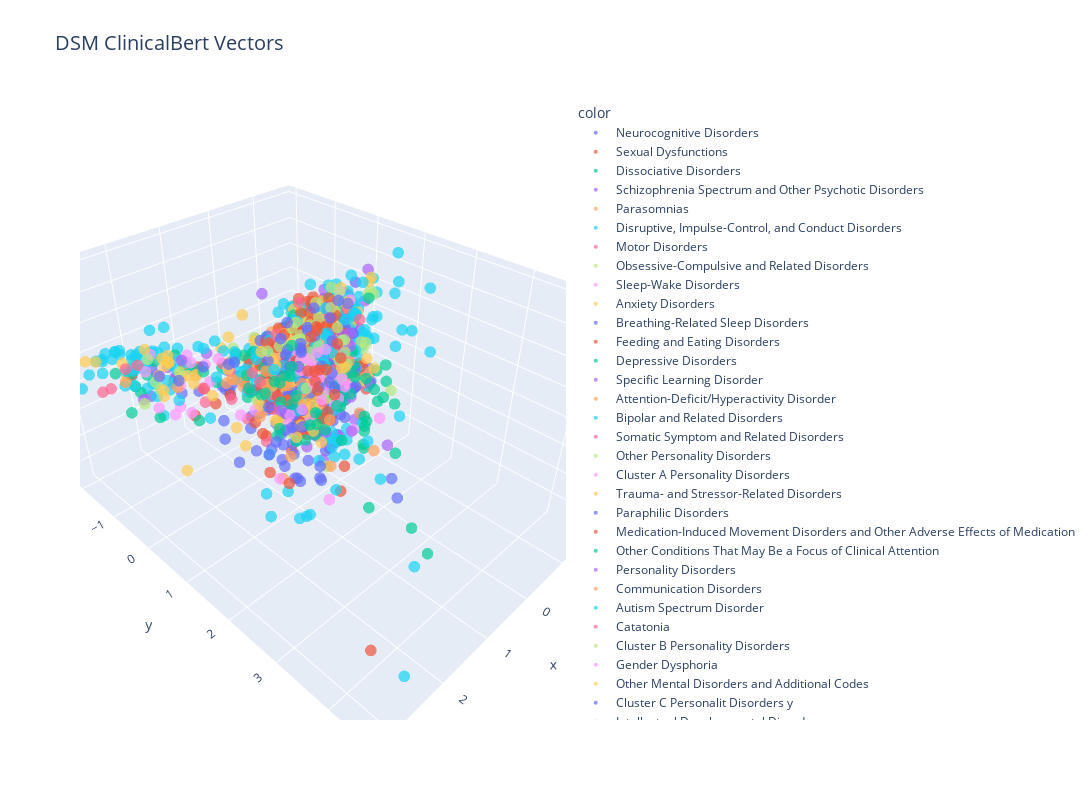

The notebook cell this image was saved under:
### Code cell
fig = px.scatter_3d(
    x=reduced_vectors[:, 0],
    y=reduced_vectors[:, 1],
    z=reduced_vectors[:, 2],
    color=titles,
    title="DSM ClinicalBert Vectors",
    size_max=3,
    opacity=0.7
)
fig.update_traces(marker=dict(size=4))
fig.update_layout(
    width=1200,   # in pixels
    height=800,   # in pixels
    title_font_size=20,
)
fig.show()

fig.write_html("graphs/pca_plot_version1.html")
fig.write_image(
    "graphs/pca_plot_version1.png",
    width=1200,
    height=800,
    scale=1
)
